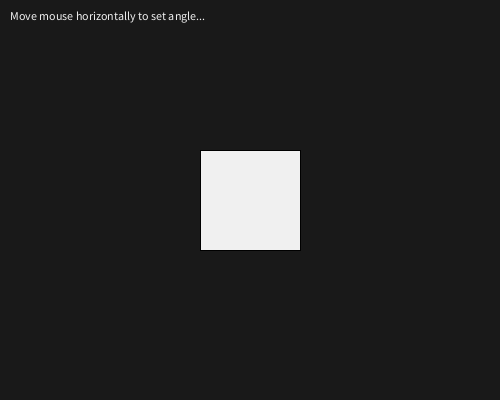
Frame 1 (no input)
Frame 60 (the mouse pressed at the canvas centre just before this capture): identical to frame 1, image omitted
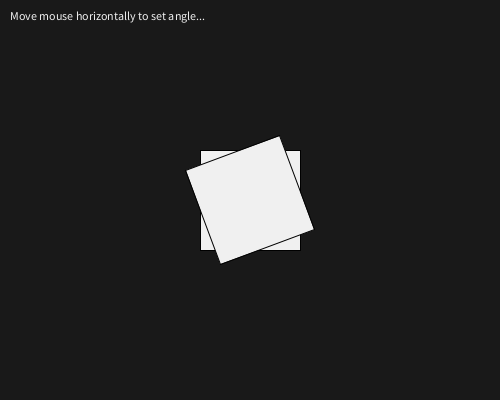
Frame 120 (the mouse held since frame 60 and released just before this capture)

The Processing sketch that drew these frames (run headless with seeded random() and noise(); from frame 60 on, the mouse is pressed at the canvas centre):

// Processing sketch: rotate
// ── rotate.pde
void setup()
{
  size(500,400);
}
void draw()
{
  background(25);
  fill(240);
  rect(width/2-50,height/2-50,100,100);
  text("Move mouse horizontally to set angle...",10,20);
  
  pushMatrix();                           // be ready
  translate(width/2,height/2);
  rotate(radians(mouseX));               // set origin to (x,y)
  rect(-50,-50,100,100);                     // draw rectangle
  popMatrix();                           // update
}
